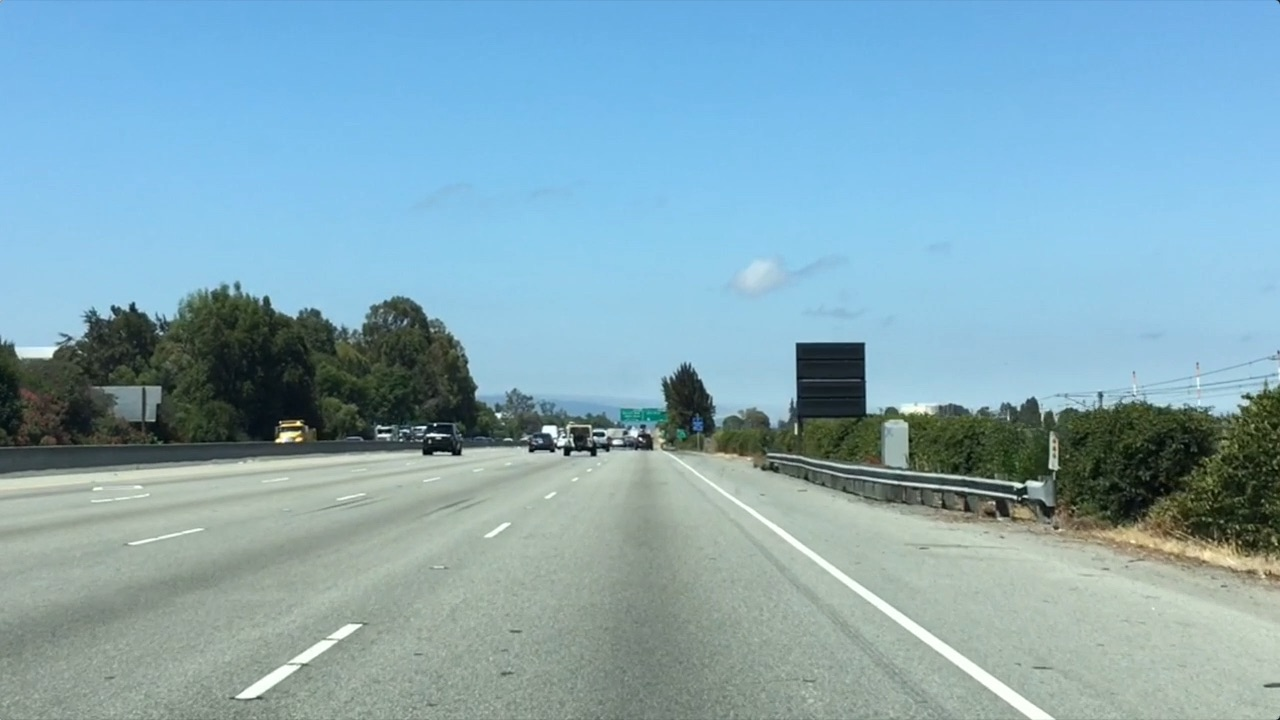
#> input picture udacity_self_driving/part1_computer_vision_and_deep_learning/module_1/computer_vision_fundamentals/color_selection/test.jpg, 1280 x 720 px
$ python ColorSelection.py
#> lines starting #> are read from the running program, lines starting #| are printed output that depends on the picture; after the words box and inside, x2 and y2 are one past the last pixel; in counts of white or black regions, pixels touching at a corner belong together
#%%
import matplotlib.pyplot as plt
import matplotlib.image as mpimg
import numpy as np

image = mpimg.imread('test.jpg')
#> image is the input picture: shape (720, 1280, 3); mean R, G, B 132, 168.5, 182.1
#print(f"Type: {type(image)}, and dimensions: {image.shape}")
image_copy = image.copy()
#print(f"Type: {type(image_copy)}, and dimensions: {image_copy.shape}")
thresh_idx = (image[:,:,0] < 240) | (image[:,:,1] < 240) | (image[:,:,2] < 240)
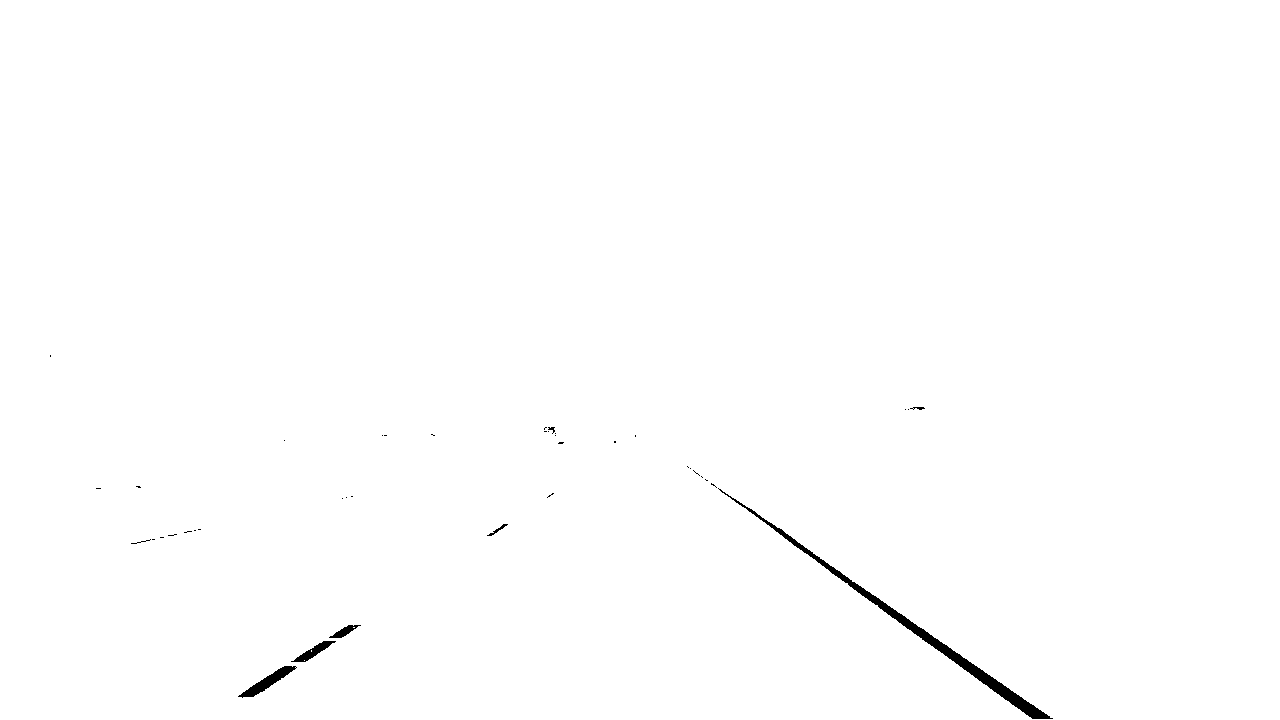
#> thresh_idx: shape (720, 1280) bool; 99.6% white; 41 black regions (33 under 20 px), largest, box (x1, y1, x2, y2) and area: (718, 488, 1053, 719) 2717, (238, 666, 297, 698) 527, (291, 641, 336, 662) 301
image_copy[thresh_idx] = [0,0,0]
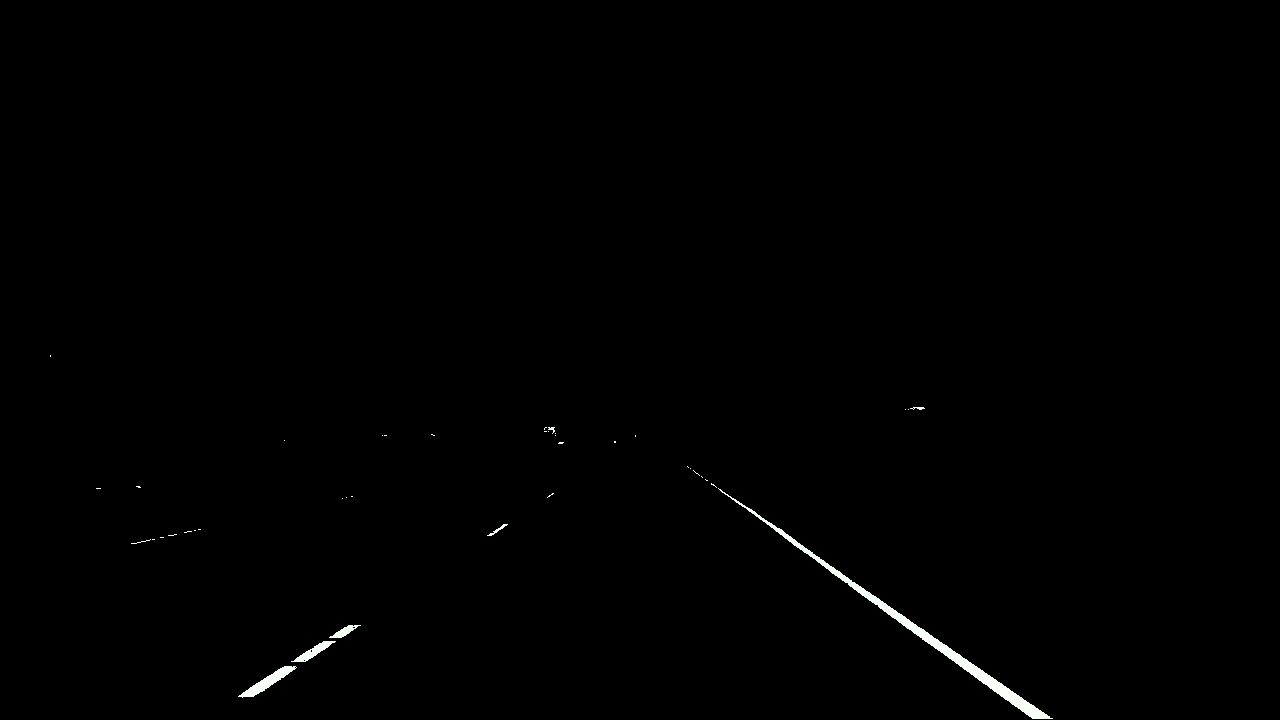
#> image_copy: shape (720, 1280, 3); mean R, G, B 1.1, 1.1, 1.1
plt.imshow(image_copy)
mpimg.imsave("image_color_selection.jpg",image_copy)


# %%
